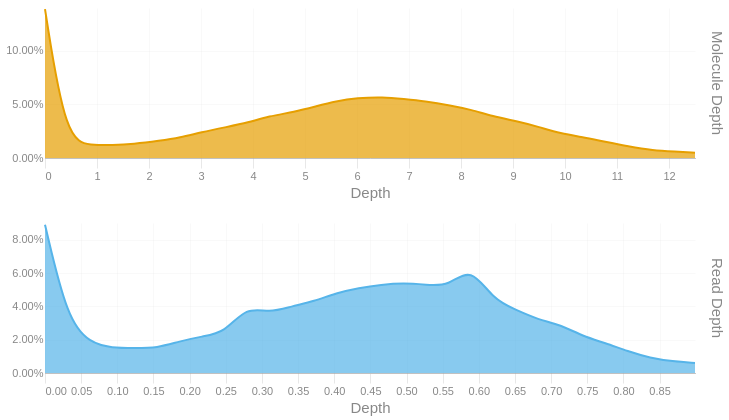

Notebook code cell kept with this figure:
### Code cell
readdep = depth_hist(tb['Read Depth'], q99, 3)
readdep = readdep.with_columns(pl.lit('Read Depth').alias('Metric'))
if not SKIPLR:
    moldep = depth_hist(tb['Molecule Depth'], mol_q99, 1)
    moldep = moldep.with_columns(pl.lit('Molecule Depth').alias('Metric'))
    _hist = pl.concat([readdep, moldep])
    _hist = _hist.filter(pl.col('Proportion') != 0)
    with SafeRender(_hist):
        (
            alt.Chart(_hist)        
            .mark_area(interpolate = "basis")
            .encode(
                x=alt.X('Bin:Q').scale(domainMin=0).axis(alt.Axis(title='Depth')),
                y = alt.Y('Proportion:Q', title = None).axis(format = '.2%'),
                color = alt.Color('Metric:N').legend(None),
                row = alt.Row("Metric:N").header(title = None, labelOrient = 'right'),
                tooltip = [
                    alt.Tooltip("Metric:N", title = "Metric"),
                    alt.Tooltip('Interval:N', title = "Depth Interval"),
                    alt.Tooltip('Proportion:Q', title = "% Alignments").format('.2%')
                ]
            )
            .resolve_scale(x='independent', y='independent')
            .properties(
                height = 150, width = 650,
                usermeta={'embedOptions': {'downloadFileName': f'{samplename}.depth.hist'}}
            )
        ).display()
else:
    readdep = readdep.filter(pl.col('Proportion') != 0)
    with SafeRender(readdep):
        (
            alt.Chart(readdep)        
            .mark_area(interpolate = "basis")
            .encode(
                x=alt.X('Bin:Q').scale(domainMin=0).axis(alt.Axis(title='Depth')),
                y = alt.Y('Proportion:Q', title = None).axis(format = '.2%'),
                tooltip = [
                    alt.Tooltip('Interval:N', title = "Depth Interval"),
                    alt.Tooltip('Proportion:Q', title = "% Alignments").format('.2%')
                ]
            )
            .properties(
                usermeta={'embedOptions': {'downloadFileName': f'{samplename}.depth.hist'}}
            )
        ).display()

### Figure 1 — Vega-Lite specification as saved in the notebook (floating-point values rounded to 4 significant figures)
{"width": 650, "height": 150, "config": {"title": {"anchor": "start", "dy": -15, "fontSize": 18, "color": "#888888", "subtitleColor": "#888888", "subtitleFontSize": 14}, "arc": {"fill": "#0072B2"}, "axis": {"domainColor": "#888888", "domainWidth": 0.5, "gridWidth": 0.2, "grid": false, "titleFontWeight": 400, "titleFontSize": 15, "labelFontSize": 11, "labelColor": "#888888", "tickColor": "#888888", "tickWidth": 0.2, "titleColor": "#888888"}, "axisBand": {"grid": false}, "axisX": {"grid": true, "tickSize": 10, "domainCap": "round"}, "axisY": {"domain": false, "grid": true, "tickSize": 0, "domainCap": "round"}, "background": "transparent", "header": {"labelFontSize": 15, "labelColor": "#888888", "titleFontSize": 15, "titleFontWeight": 600, "titleColor": "#888888"}, "legend": {"labelFont": "sans-serif", "labelFontSize": 12, "labelColor": "#888888", "symbolSize": 100, "symbolType": "circle", "titleFontSize": 12, "titlePadding": 10, "titleColor": "#888888", "title": null}, "range": {"category": ["#E69F00", "#56B4E9", "#009E73", "#F0E442", "#0072B2", "#D55E00", "#CC79A7", "#000000"], "diverging": ["#cfe8f3", "#a2d4ec", "#73bfe2", "#46abdb", "#1696d2", "#12719e"]}, "area": {"fill": "#0072B2", "fillOpacity": 0.7, "line": true, "strokeOpacity": 0.7}, "line": {"color": "#0072B2", "stroke": "#0072B2", "strokeWidth": 2}, "trail": {"color": "#0072B2", "stroke": "#0072B2", "strokeWidth": 0, "size": 1}, "point": {"filled": true, "fillOpacity": 1.0, "size": 95}, "text": {"color": "#888888", "fontSize": 11, "align": "right", "fontWeight": 400, "size": 11}, "bar": {"fill": "#0072B2", "stroke": null}, "view": {"stroke": null, "continuousWidth": 660, "continuousHeight": 400}}, "data": {"name": "data-15e58f6a871088d031854b458afe09b9"}, "mark": {"type": "area", "interpolate": "basis"}, "encoding": {"color": {"field": "Metric", "legend": null, "type": "nominal"}, "row": {"field": "Metric", "header": {"title": null, "labelOrient": "right"}, "type": "nominal"}, "tooltip": [{"field": "Metric", "title": "Metric", "type": "nominal"}, {"field": "Interval", "title": "Depth Interval", "type": "nominal"}, {"field": "Proportion", "format": ".2%", "title": "% Alignments", "type": "quantitative"}], "x": {"axis": {"title": "Depth"}, "field": "Bin", "scale": {"domainMin": 0}, "type": "quantitative"}, "y": {"axis": {"format": ".2%"}, "field": "Proportion", "title": null, "type": "quantitative"}}, "resolve": {"scale": {"x": "independent", "y": "independent"}}, "usermeta": {"embedOptions": {"downloadFileName": "TF26LRJL0058_5B_10484332_23Y22YLT4_L7.depth.hist"}}, "$schema": "https://vega.github.io/schema/vega-lite/v6.4.1.json", "datasets": {"data-15e58f6a871088d031854b458afe09b9": [{"Bin": 0.0, "Interval": "0.0-0.031", "Proportion": 0.089, "Metric": "Read Depth"}, {"Bin": 0.031, "Interval": "0.031-0.062", "Proportion": 0.032, "Metric": "Read Depth"}, {"Bin": 0.062, "Interval": "0.062-0.093", "Proportion": 0.018, "Metric": "Read Depth"}, {"Bin": 0.093, "Interval": "0.093-0.124", "Proportion": 0.015, "Metric": "Read Depth"}, {"Bin": 0.124, "Interval": "0.124-0.155", "Proportion": 0.015, "Metric": "Read Depth"}, {"Bin": 0.155, "Interval": "0.155-0.186", "Proportion": 0.015, "Metric": "Read Depth"}, {"Bin": 0.186, "Interval": "0.186-0.217", "Proportion": 0.019, "Metric": "Read Depth"}, {"Bin": 0.217, "Interval": "0.217-0.248", "Proportion": 0.022, "Metric": "Read Depth"}, {"Bin": 0.248, "Interval": "0.248-0.279", "Proportion": 0.024, "Metric": "Read Depth"}, {"Bin": 0.279, "Interval": "0.279-0.31", "Proportion": 0.04, "Metric": "Read Depth"}, {"Bin": 0.31, "Interval": "0.31-0.341", "Proportion": 0.036, "Metric": "Read Depth"}, {"Bin": 0.341, "Interval": "0.341-0.372", "Proportion": 0.04, "Metric": "Read Depth"}, {"Bin": 0.372, "Interval": "0.372-0.403", "Proportion": 0.043, "Metric": "Read Depth"}, {"Bin": 0.403, "Interval": "0.403-0.434", "Proportion": 0.048, "Metric": "Read Depth"}, {"Bin": 0.434, "Interval": "0.434-0.465", "Proportion": 0.051, "Metric": "Read Depth"}, {"Bin": 0.465, "Interval": "0.465-0.496", "Proportion": 0.053, "Metric": "Read Depth"}, {"Bin": 0.496, "Interval": "0.496-0.527", "Proportion": 0.054, "Metric": "Read Depth"}, {"Bin": 0.527, "Interval": "0.527-0.558", "Proportion": 0.053, "Metric": "Read Depth"}, {"Bin": 0.558, "Interval": "0.558-0.589", "Proportion": 0.052, "Metric": "Read Depth"}, {"Bin": 0.589, "Interval": "0.589-0.62", "Proportion": 0.064, "Metric": "Read Depth"}, {"Bin": 0.62, "Interval": "0.62-0.651", "Proportion": 0.044, "Metric": "Read Depth"}, {"Bin": 0.651, "Interval": "0.651-0.682", "Proportion": 0.038, "Metric": "Read Depth"}, {"Bin": 0.682, "Interval": "0.682-0.713", "Proportion": 0.032, "Metric": "Read Depth"}, {"Bin": 0.713, "Interval": "0.713-0.744", "Proportion": 0.029, "Metric": "Read Depth"}, {"Bin": 0.744, "Interval": "0.744-0.775", "Proportion": 0.022, "Metric": "Read Depth"}, {"Bin": 0.775, "Interval": "0.775-0.806", "Proportion": 0.018, "Metric": "Read Depth"}, {"Bin": 0.806, "Interval": "0.806-0.837", "Proportion": 0.013, "Metric": "Read Depth"}, {"Bin": 0.837, "Interval": "0.837-0.868", "Proportion": 0.009, "Metric": "Read Depth"}, {"Bin": 0.868, "Interval": "0.868-0.899", "Proportion": 0.007, "Metric": "Read Depth"}, {"Bin": 0.899, "Interval": "0.899-0.93", "Proportion": 0.006, "Metric": "Read Depth"}, {"Bin": 0.0, "Interval": "0.0-0.4", "Proportion": 0.139, "Metric": "Molecule Depth"}, {"Bin": 0.4, "Interval": "0.4-0.9", "Proportion": 0.016, "Metric": "Molecule Depth"}, {"Bin": 0.9, "Interval": "0.9-1.3", "Proportion": 0.012, "Metric": "Molecule Depth"}, {"Bin": 1.3, "Interval": "1.3-1.7", "Proportion": 0.012, "Metric": "Molecule Depth"}, {"Bin": 1.7, "Interval": "1.7-2.2", "Proportion": 0.013, "Metric": "Molecule Depth"}, {"Bin": 2.2, "Interval": "2.2-2.6", "Proportion": 0.016, "Metric": "Molecule Depth"}, {"Bin": 2.6, "Interval": "2.6-3.0", "Proportion": 0.019, "Metric": "Molecule Depth"}, {"Bin": 3.0, "Interval": "3.0-3.5", "Proportion": 0.024, "Metric": "Molecule Depth"}, {"Bin": 3.5, "Interval": "3.5-3.9", "Proportion": 0.029, "Metric": "Molecule Depth"}, {"Bin": 3.9, "Interval": "3.9-4.3", "Proportion": 0.033, "Metric": "Molecule Depth"}, {"Bin": 4.3, "Interval": "4.3-4.8", "Proportion": 0.039, "Metric": "Molecule Depth"}, {"Bin": 4.8, "Interval": "4.8-5.2", "Proportion": 0.043, "Metric": "Molecule Depth"}, {"Bin": 5.2, "Interval": "5.2-5.6", "Proportion": 0.048, "Metric": "Molecule Depth"}, {"Bin": 5.6, "Interval": "5.6-6.0", "Proportion": 0.053, "Metric": "Molecule Depth"}, {"Bin": 6.0, "Interval": "6.0-6.5", "Proportion": 0.056, "Metric": "Molecule Depth"}, {"Bin": 6.5, "Interval": "6.5-6.9", "Proportion": 0.057, "Metric": "Molecule Depth"}, {"Bin": 6.9, "Interval": "6.9-7.3", "Proportion": 0.055, "Metric": "Molecule Depth"}, {"Bin": 7.3, "Interval": "7.3-7.8", "Proportion": 0.053, "Metric": "Molecule Depth"}, {"Bin": 7.8, "Interval": "7.8-8.2", "Proportion": 0.049, "Metric": "Molecule Depth"}, {"Bin": 8.2, "Interval": "8.2-8.6", "Proportion": 0.045, "Metric": "Molecule Depth"}, {"Bin": 8.6, "Interval": "8.6-9.1", "Proportion": 0.039, "Metric": "Molecule Depth"}, {"Bin": 9.1, "Interval": "9.1-9.5", "Proportion": 0.034, "Metric": "Molecule Depth"}, {"Bin": 9.5, "Interval": "9.5-9.9", "Proportion": 0.029, "Metric": "Molecule Depth"}, {"Bin": 9.9, "Interval": "9.9-10.4", "Proportion": 0.023, "Metric": "Molecule Depth"}, {"Bin": 10.4, "Interval": "10.4-10.8", "Proportion": 0.019, "Metric": "Molecule Depth"}, {"Bin": 10.8, "Interval": "10.8-11.2", "Proportion": 0.015, "Metric": "Molecule Depth"}, {"Bin": 11.2, "Interval": "11.2-11.7", "Proportion": 0.011, "Metric": "Molecule Depth"}, {"Bin": 11.7, "Interval": "11.7-12.1", "Proportion": 0.007, "Metric": "Molecule Depth"}, {"Bin": 12.1, "Interval": "12.1-12.5", "Proportion": 0.006, "Metric": "Molecule Depth"}, {"Bin": 12.5, "Interval": "12.5-12.96", "Proportion": 0.005, "Metric": "Molecule Depth"}]}}
